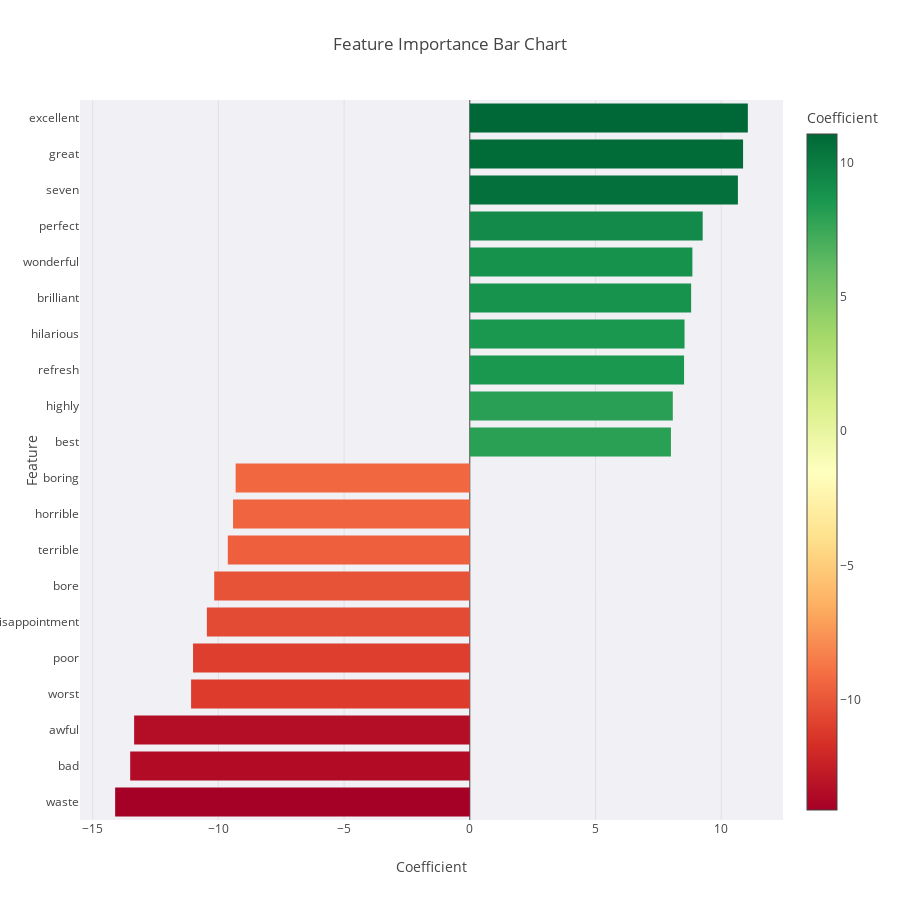

Notebook code for this chart:
### Code cell
import plotly.express as px

features = [*top_pos, *top_neg]

coef_df = pd.DataFrame(features, columns=['feature', 'value'])
coef_df = coef_df.sort_values('value')

fig = px.bar(
    coef_df,
    x='value',
    y='feature',
    orientation='h',
    color='value',
    color_continuous_scale='RdYlGn',
    title='Feature Importance Bar Chart',
    range_color=[coef_df['value'].min(),    coef_df['value'].max()],
    labels={'value': 'Coefficient'},
    height=900
)
fig.update_layout(yaxis_title='Feature', xaxis_title='Coefficient', plot_bgcolor='rgba(240,240,245,1)')
fig.show()

### Figure 1 — Plotly figure (JSON) as saved in the notebook; plotly's stock layout.template omitted (floating-point values rounded to 4 significant figures)
{"data": [{"hovertemplate": "Coefficient=%{marker.color}<br>feature=%{y}<extra></extra>", "legendgroup": "", "marker": {"color": [-14.11, -13.51, -13.35, -11.09, -11.01, -10.46, -10.17, -9.625, -9.416, -9.312, 8.0, 8.074, 8.521, 8.541, 8.803, 8.852, 9.262, 10.66, 10.87, 11.06], "coloraxis": "coloraxis", "pattern": {"shape": ""}}, "name": "", "orientation": "h", "showlegend": false, "textposition": "auto", "type": "bar", "x": [-14.11, -13.51, -13.35, -11.09, -11.01, -10.46, -10.17, -9.625, -9.416, -9.312, 8.0, 8.074, 8.521, 8.541, 8.803, 8.852, 9.262, 10.66, 10.87, 11.06], "xaxis": "x", "y": ["waste", "bad", "awful", "worst", "poor", "disappointment", "bore", "terrible", "horrible", "boring", "best", "highly", "refresh", "hilarious", "brilliant", "wonderful", "perfect", "seven", "great", "excellent"], "yaxis": "y"}], "layout": {"barmode": "relative", "coloraxis": {"cmax": 11.06, "cmin": -14.11, "colorbar": {"title": {"text": "Coefficient"}}, "colorscale": [[0, "rgb(165,0,38)"], [0.1, "rgb(215,48,39)"], [0.2, "rgb(244,109,67)"], [0.3, "rgb(253,174,97)"], [0.4, "rgb(254,224,139)"], [0.5, "rgb(255,255,191)"], [0.6, "rgb(217,239,139)"], [0.7, "rgb(166,217,106)"], [0.8, "rgb(102,189,99)"], [0.9, "rgb(26,152,80)"], [1, "rgb(0,104,55)"]]}, "height": 900, "legend": {"tracegroupgap": 0}, "plot_bgcolor": "rgba(240,240,245,1)", "title": {"text": "Feature Importance Bar Chart"}, "xaxis": {"anchor": "y", "domain": [0, 1], "title": {"text": "Coefficient"}}, "yaxis": {"anchor": "x", "domain": [0, 1], "title": {"text": "Feature"}}}}
